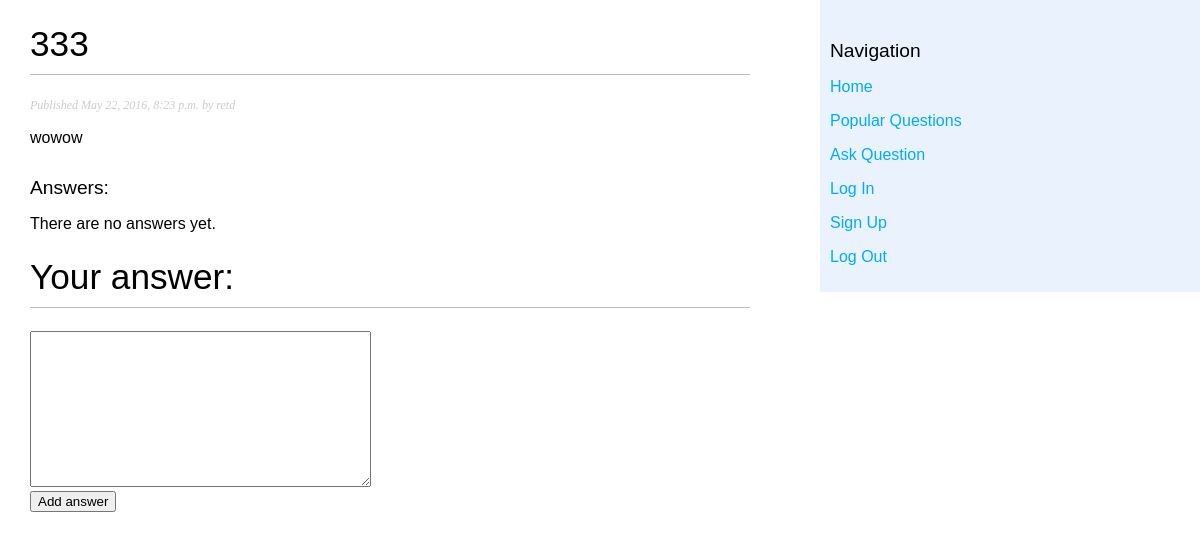
Page /question/4/ on the committed database.
### qa/models.py (models this page shows, shortened)
class Question(models.Model):
    objects = QuestionManager()
    title = models.CharField(max_length=255)
    text = models.TextField()
    added_at = models.DateTimeField(auto_now_add=True)
    rating = models.IntegerField(default=0)
    author = models.ForeignKey(User, related_name="question_author")
    likes = models.ManyToManyField(
        User, related_name="question_like", blank=True)
    class Meta:
        ordering = ('-id',)

### qa/views.py (the view)
# urls.py: url(r'^question/(?P<id>\d+)/', question_detail, name='question_detail'),
def question_detail(request, id):
    question = get_object_or_404(Question, id=id)
    answers = question.answer_set.all()
    form = AnswerForm(initial={'question': str(id)})
    context = {
        'question': question,
        'answers': answers,
        'form': form,
    }
    return render(request, 'detail.html', context)

### qa/forms.py (shortened to what this page needs)
class AnswerForm(forms.Form):
    text = forms.CharField(widget=forms.Textarea)
    question = forms.IntegerField(widget=forms.HiddenInput)

### qa/templates/detail.html (shortened to what this page needs)
{% extends "base.html" %}
{% block content %}
  <h1>{{ question.title }}</h1>
  <p class="submitted">
    Published {{ question.added_at }} by {{ question.author }}
  </p>
  {{ question.text|linebreaks }}
  {% block answers %}
    <h2>Answers:</h2>
    {% for answer in answers %}
      <div class="answer">
        <p class="info">
          Answer by {{ answer.author }} [{{ answer.added_at }}]
        </p>
        {{ answer.text|linebreaks }}
      </div>
      {% empty %}
      <p>There are no answers yet.</p>
    {% endfor %}
  {% endblock %}
  {% block question_ask %}
    <h1>Your answer:</h1>
    <div class="form">
      <form method="post" action="/answer/">
          {% for field in form %}
             <div class="form-field"{% if field.errors %} alert{% endif %}>
               {{ field }}
             </div>
          {% endfor %}
        <button type="submit" class="btn">Add answer</button>
      </form>
    </div>
  {%endblock%}
{% endblock %}

### staticfiles/css/qa.css (style rules this page uses)
body { margin: 0; padding: 0; font-family: helvetica, sans-serif; position: relative; }
h1 { font-weight: normal; font-size: 2.2em; border-bottom: 1px solid #bbb; padding: 0 0 10px 0; }
h2 { font-size: 1.2em; font-weight: normal; margin: 30px 0 0; }
.submitted { color: #ccc; font-family: georgia, serif; font-size: 12px; font-style: italic; }

### rows in the picture
Question: title "333", added_at "May 22, 2016, 8:23 p.m.", author "retd", text "wowow"
